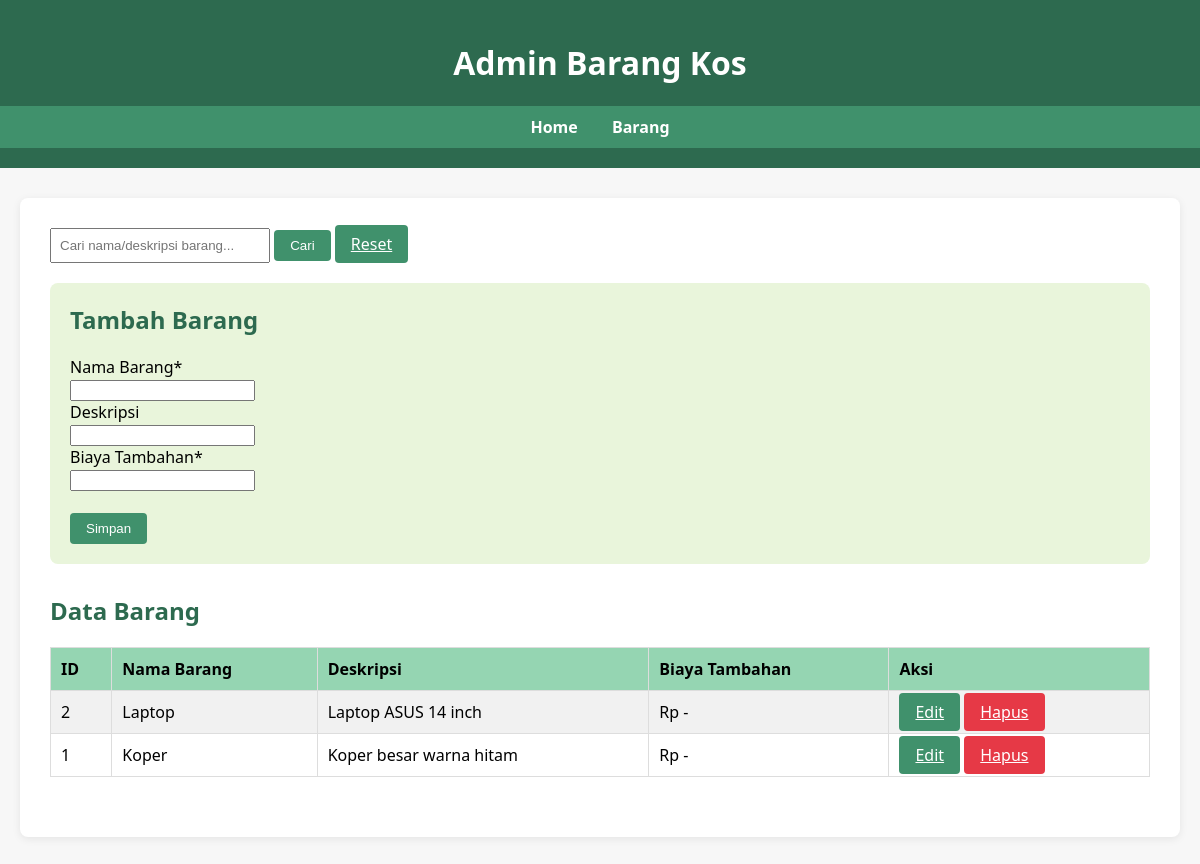
The app's page /admin/admin_barang.php with its own data.
### tables this page shows
CREATE TABLE tb_barang (
    id_barang INT AUTO_INCREMENT PRIMARY KEY,
    nama_barang VARCHAR(100) NOT NULL,
    deskripsi VARCHAR(255)
);

### admin/admin_barang.php (the view, shortened to what this page needs)
<?php
include '../config/config.php';
$cari = isset($_GET['cari']) ? trim($_GET['cari']) : '';
$sql = "SELECT * FROM tb_barang WHERE 1";
$sql .= " ORDER BY id_barang DESC";
$res = mysqli_query($conn, $sql);
$edit = false;
?>
<!DOCTYPE html>
<html lang="id">
<head>
    <link rel="stylesheet" href="../public/style.css">
</head>
<body>
    <div class="header">
        <h1>Admin Barang Kos</h1>
        <nav>
            <a href="../index.php">Home</a>
            <a href="admin_barang.php">Barang</a>
        </nav>
    </div>
    <div class="container">
        <form method="get" style="margin-bottom:20px;">
            <input type="text" name="cari" placeholder="Cari nama/deskripsi barang..." value="<?= htmlspecialchars($cari) ?>" style="padding:8px;width:200px;">
            <button class="btn" type="submit">Cari</button>
            <a href="admin_barang.php" class="btn">Reset</a>
        </form>
        <div class="form-box">
            <h2><?= $edit ? 'Edit Barang' : 'Tambah Barang' ?></h2>
            <form method="post" action="../controller/proses.php">
                <label>Nama Barang*</label><br>
                <input type="text" name="nama_barang" required value="<?= $edit ? htmlspecialchars($data_edit['nama_barang']) : '' ?>"><br>
                <label>Deskripsi</label><br>
                <input type="text" name="deskripsi" value="<?= $edit ? htmlspecialchars($data_edit['deskripsi']) : '' ?>"><br>
                <label>Biaya Tambahan*</label><br>
                <input type="number" name="biaya_tambahan" required min="0" value="<?= $edit && isset($data_edit['biaya_tambahan']) ? htmlspecialchars($data_edit['biaya_tambahan']) : '' ?>"><br><br>
                <button class="btn" type="submit" name="<?= $edit ? 'edit_barang' : 'tambah_barang' ?>">Simpan</button>
            </form>
        </div>
        <h2>Data Barang</h2>
        <table>
            <tr>
                <th>ID</th><th>Nama Barang</th><th>Deskripsi</th><th>Biaya Tambahan</th><th>Aksi</th>
            </tr>
            <?php while($row = mysqli_fetch_assoc($res)): ?>
            <tr>
                <td><?= $row['id_barang'] ?></td>
                <td><?= htmlspecialchars($row['nama_barang']) ?></td>
                <td><?= htmlspecialchars($row['deskripsi']) ?></td>
                <td>Rp <?= isset($row['biaya_tambahan']) ? number_format($row['biaya_tambahan'],0,',','.') : '-' ?></td>
                <td>
                    <a class="btn" href="admin_barang.php?edit=<?= $row['id_barang'] ?>">Edit</a>
                    <a class="btn danger" href="../controller/proses.php?hapus_barang=<?= $row['id_barang'] ?>" onclick="return confirm('Yakin hapus barang?')">Hapus</a>
                </td>
            </tr>
            <?php endwhile; ?>
        </table>
    </div>
</body>
</html>

### public/style.css (style rules this page uses)
body { font-family: 'Segoe UI', Arial, sans-serif; background: #f7f7f7; margin: 0; padding: 0; }
.header { background: #2d6a4f; color: #fff; padding: 20px 0; text-align: center; }
nav { background: #40916c; padding: 10px 0; text-align: center; }
nav a { color: #fff; text-decoration: none; margin: 0 15px; font-weight: bold; transition: color 0.2s; }
.container { max-width: 1100px; margin: 30px auto; background: #fff; border-radius: 8px; box-shadow: 0 2px 8px rgba(0,0,0,0.08); padding: 30px; }
h2 { color: #2d6a4f; margin-top: 0; }
table { width: 100%; border-collapse: collapse; margin-bottom: 30px; }
th, td { border: 1px solid #ddd; padding: 10px; text-align: left; }
th { background: #95d5b2; }
tr:nth-child(even) { background: #f1f1f1; }

### admin/admin_barang.php (style rules this page uses)
.form-box { background:#e9f5db;padding:20px;border-radius:8px;margin-bottom:30px; }
.btn { background:#40916c;color:#fff;padding:8px 16px;border:none;border-radius:4px;cursor:pointer; }
.danger { background:#e63946; }

### records on screen
tb_barang: id_barang "2", nama_barang "Laptop", deskripsi "Laptop ASUS 14 inch"
tb_barang: id_barang "1", nama_barang "Koper", deskripsi "Koper besar warna hitam"
